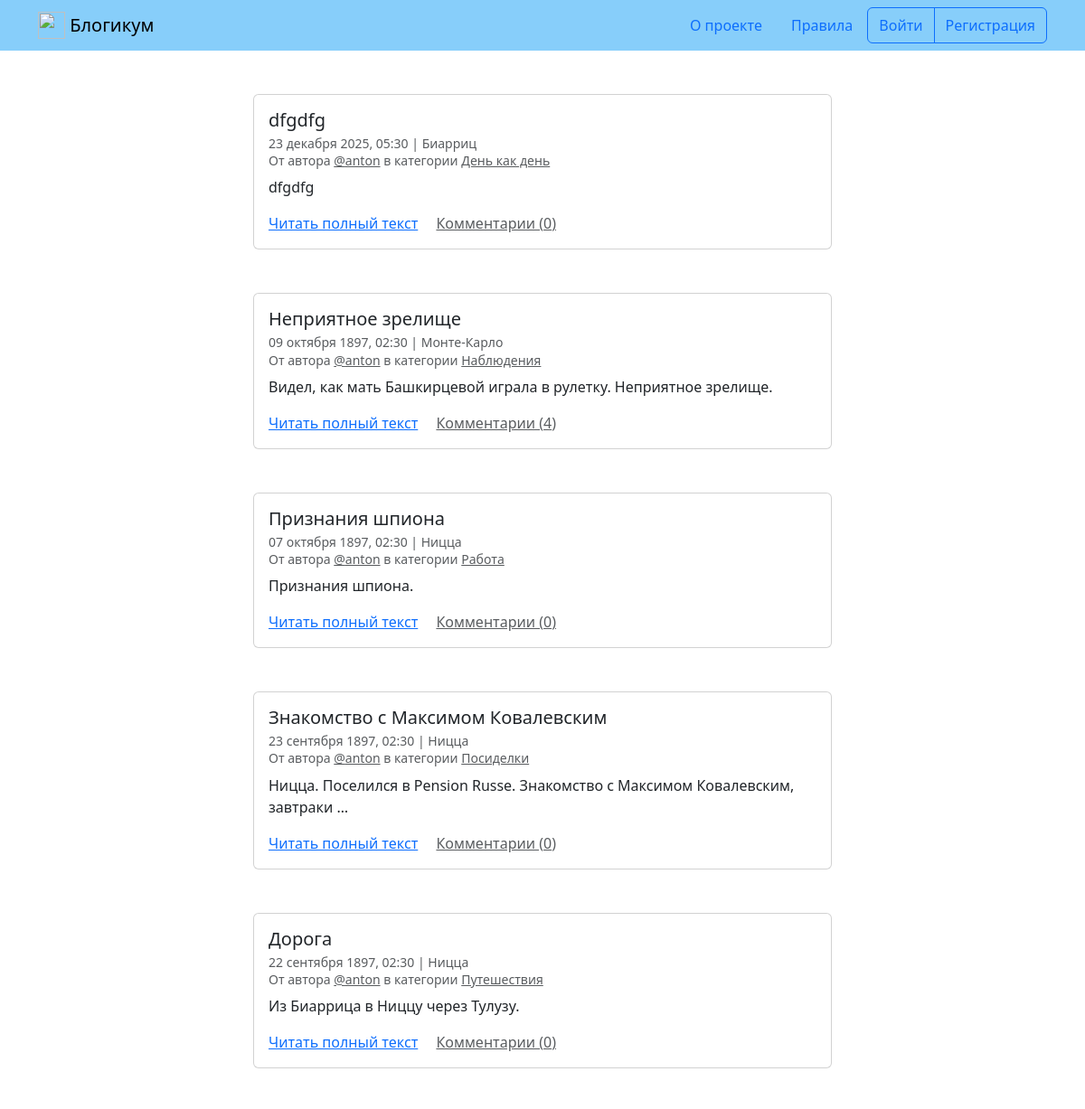
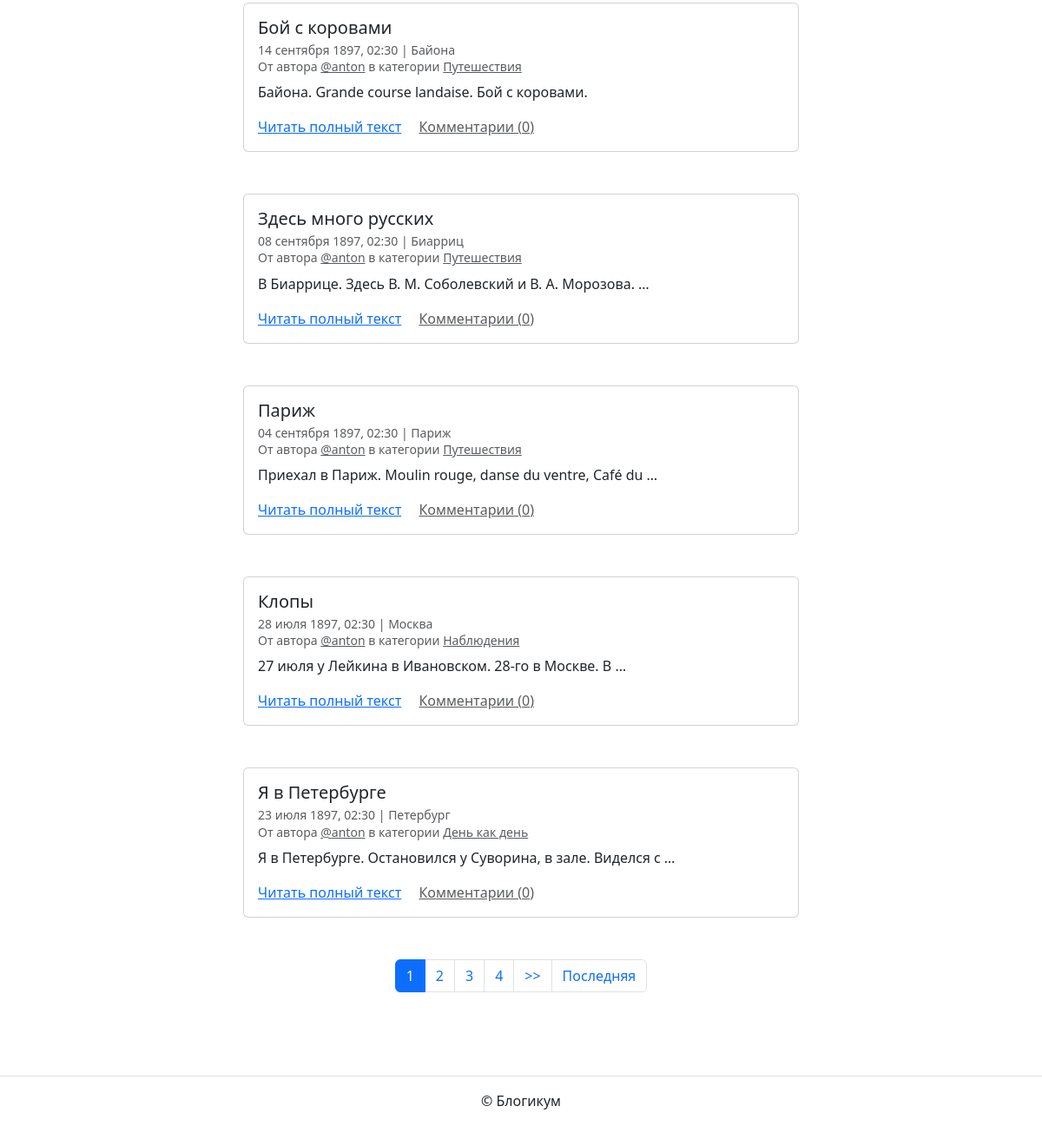
The page / on the database its author committed (2 pictures, top to bottom).
### blog/models.py (models this page shows, shortened)
class Post(models.Model):
    title = models.CharField(max_length=256, verbose_name='Заголовок')
    text = models.TextField(verbose_name='Текст')
    pub_date = models.DateTimeField(
        verbose_name='Дата и время публикации',
        help_text='Если установить дату и время в будущем — '
                  'можно делать отложенные публикации.'
    )
    author = models.ForeignKey(
        User,
        on_delete=models.CASCADE,
        verbose_name='Автор публикации',
        related_name='posts'
    )
    location = models.ForeignKey(
        Location,
        on_delete=models.SET_NULL,
        null=True,
        blank=True,
        verbose_name='Местоположение'
    )
    category = models.ForeignKey(
        Category,
        on_delete=models.SET_NULL,
        null=True,
        verbose_name='Категория'
    )
    is_published = models.BooleanField(
        default=True,
        verbose_name='Опубликовано',
        help_text='Снимите галочку, '
                  'чтобы скрыть публикацию.'
    )
    image = models.ImageField('Фото', upload_to='images', blank=True)
    created_at = models.DateTimeField(
        auto_now_add=True,
        verbose_name='Добавлено'
    )
    class Meta:
        verbose_name = 'публикация'
        verbose_name_plural = 'Публикации'
        ordering = ['-pub_date']

class Location(models.Model):
    name = models.CharField(max_length=256, verbose_name='Название места')
    is_published = models.BooleanField(
        default=True,
        verbose_name='Опубликовано',
        help_text='Снимите галочку, '
                  'чтобы скрыть публикацию.'
    )
    created_at = models.DateTimeField(auto_now_add=True,
                                      verbose_name='Добавлено')
    class Meta:
        verbose_name = 'местоположение'
        verbose_name_plural = 'Местоположения'

class Category(models.Model):
    title = models.CharField(max_length=256, verbose_name='Заголовок')
    description = models.TextField(verbose_name='Описание')
    slug = models.SlugField(
        unique=True,
        verbose_name='Идентификатор',
        help_text='Идентификатор страницы для URL; '
                  'разрешены символы латиницы, цифры, дефис и подчёркивание.'
    )
    is_published = models.BooleanField(
        default=True,
        verbose_name='Опубликовано',
        help_text='Снимите галочку, '
                  'чтобы скрыть публикацию.'
    )
    created_at = models.DateTimeField(auto_now_add=True,
                                      verbose_name='Добавлено')
    class Meta:
        verbose_name = 'категория'
        verbose_name_plural = 'Категории'

### blog/views.py (the view)
# urls.py: path('', views.MainPostView.as_view(), name='index'),
class MainPostView(ListView):
    model = Post
    template_name = 'blog/index.html'
    def get_context_data(self, **kwargs):
        context = super().get_context_data(**kwargs)
        queryset = get_posts_with_filters(
            apply_filters=True,
            add_comments=True
        ).order_by(*Post._meta.ordering)
        context['page_obj'] = get_page_obj(
            queryset,
            self.request,
            paginate_by=10)
        return context

### blog/views.py (called while the page is built)
def get_posts_with_filters(posts_queryset=None,
                           apply_filters=True, add_comments=True):
    if posts_queryset is None:
        posts_queryset = Post.objects.all()
    if apply_filters:
        posts_queryset = posts_queryset.filter(
            is_published=True,
            pub_date__lte=timezone.now(),
            category__is_published=True
        )
    posts_queryset = posts_queryset.select_related(
        'author', 'category', 'location'
    )
    if add_comments:
        posts_queryset = posts_queryset.annotate(
            comment_count=Count('comments')
        )
    return posts_queryset

def get_page_obj(queryset, request, paginate_by=10):
    paginator = Paginator(queryset, paginate_by)
    page_number = request.GET.get('page')
    return paginator.get_page(page_number)

### templates/blog/index.html (shortened to what this page needs)
{% extends "base.html" %}
{% block content %}
  {% for post in page_obj %}
    <article class="mb-5">
      {% include "includes/post_card.html" %}
    </article>
  {% endfor %}
  {% include "includes/paginator.html" %}
{% endblock %}

### templates/includes/post_card.html (shortened to what this page needs)
<div class="col d-flex justify-content-center">
  <div class="card" style="width: 40rem;">
    <div class="card-body">
      <h5 class="card-title">{{ post.title }}</h5>
      <h6 class="card-subtitle mb-2 text-muted">
        <small>
          {{ post.pub_date|date:"d E Y, H:i" }} | {% if post.location and post.location.is_published %}{{ post.location.name }}{% else %}Планета Земля{% endif %}<br>
          От автора <a class="text-muted" href="{% url 'blog:profile' post.author.username %}">@{{ post.author.username }}</a> в
          категории {% include "includes/category_link.html" %}
        </small>
      </h6>
      <p class="card-text">{{ post.text|truncatewords:10 }}</p>
      <a href="{% url 'blog:post_detail' post.id %}" class="card-link">Читать полный текст</a>
      <a href="{% url 'blog:post_detail' post.id %}" class="card-link text-muted">Комментарии ({{ post.comment_count }})</a>
    </div>
  </div>
</div>

### templates/includes/category_link.html
<a class="text-muted" href="{% url 'blog:category_posts' post.category.slug %}">
  {{ post.category.title }}
</a>

### rows shown on the page
Post: title "dfgdfg", pub_date "23 декабря 2025, 05:30", location.name "Биарриц", author.username "anton", category "День как день", text "dfgdfg", comment_count "0"
Post: title "Неприятное зрелище", pub_date "09 октября 1897, 02:30", location.name "Монте-Карло", author.username "anton", category "Наблюдения", text "Видел, как мать Башкирцевой играла в рулетку. Неприятное зрелище.", comment_count "4"
Post: title "Признания шпиона", pub_date "07 октября 1897, 02:30", location.name "Ницца", author.username "anton", category "Работа", text "Признания шпиона.", comment_count "0"
Post: title "Знакомство с Максимом Ковалевским", pub_date "23 сентября 1897, 02:30", location.name "Ницца", author.username "anton", category "Посиделки", text "Ницца. Поселился в Pension Russe. Знакомство с Максимом Ковалевским, завтраки …", comment_count "0"
Post: title "Дорога", pub_date "22 сентября 1897, 02:30", location.name "Ницца", author.username "anton", category "Путешествия", text "Из Биаррица в Ниццу через Тулузу.", comment_count "0"
Post: title "Бой с коровами", pub_date "14 сентября 1897, 02:30", location.name "Байона", author.username "anton", category "Путешествия", text "Байона. Grande course landaise. Бой с коровами.", comment_count "0"
Post: title "Здесь много русских", pub_date "08 сентября 1897, 02:30", location.name "Биарриц", author.username "anton", category "Путешествия", text "В Биаррице. Здесь В. М. Соболевский и В. А. Морозова. …", comment_count "0"
Post: title "Париж", pub_date "04 сентября 1897, 02:30", location.name "Париж", author.username "anton", category "Путешествия", text "Приехал в Париж. Moulin rouge, danse du ventre, Café du …", comment_count "0"
Post: title "Клопы", pub_date "28 июля 1897, 02:30", location.name "Москва", author.username "anton", category "Наблюдения", text "27 июля у Лейкина в Ивановском. 28-го в Москве. В …", comment_count "0"
Post: title "Я в Петербурге", pub_date "23 июля 1897, 02:30", location.name "Петербург", author.username "anton", category "День как день", text "Я в Петербурге. Остановился у Суворина, в зале. Виделся с …", comment_count "0"

### other values the page prints
{{ i }} "1"
{{ i }} "2" "3" "4"
